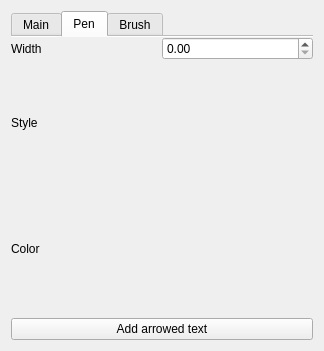
<?xml version="1.0" encoding="UTF-8"?>
<ui version="4.0">
 <class>EventControlWidget</class>
 <widget class="QWidget" name="EventControlWidget">
  <property name="geometry">
   <rect>
    <x>0</x>
    <y>0</y>
    <width>324</width>
    <height>351</height>
   </rect>
  </property>
  <property name="windowTitle">
   <string>Form</string>
  </property>
  <layout class="QVBoxLayout" name="verticalLayout">
   <item>
    <widget class="QTabWidget" name="tabWidget">
     <property name="currentIndex">
      <number>1</number>
     </property>
     <property name="documentMode">
      <bool>true</bool>
     </property>
     <widget class="QWidget" name="tab_5">
      <attribute name="title">
       <string>Main</string>
      </attribute>
      <layout class="QGridLayout" name="gridLayout_3">
       <property name="leftMargin">
        <number>0</number>
       </property>
       <property name="topMargin">
        <number>0</number>
       </property>
       <property name="rightMargin">
        <number>0</number>
       </property>
       <property name="bottomMargin">
        <number>0</number>
       </property>
       <property name="spacing">
        <number>0</number>
       </property>
       <item row="2" column="1">
        <widget class="QLineEdit" name="descriptionLineEdit"/>
       </item>
       <item row="0" column="0">
        <widget class="QLabel" name="label">
         <property name="text">
          <string>Name</string>
         </property>
        </widget>
       </item>
       <item row="1" column="0">
        <widget class="QLabel" name="label_2">
         <property name="text">
          <string>Time</string>
         </property>
        </widget>
       </item>
       <item row="0" column="1">
        <widget class="LineEditWithUnicodeDialog" name="nameLineEdit" native="true"/>
       </item>
       <item row="2" column="0">
        <widget class="QLabel" name="label_3">
         <property name="text">
          <string>Description</string>
         </property>
        </widget>
       </item>
       <item row="1" column="1">
        <widget class="QLineEdit" name="timeLineEdit"/>
       </item>
       <item row="3" column="0">
        <widget class="QLabel" name="label_7">
         <property name="text">
          <string>Label deviation</string>
         </property>
        </widget>
       </item>
       <item row="3" column="1">
        <widget class="QLineEdit" name="labelDeviationLineEdit"/>
       </item>
      </layout>
     </widget>
     <widget class="QWidget" name="tab_7">
      <attribute name="title">
       <string>Pen</string>
      </attribute>
      <layout class="QGridLayout" name="gridLayout">
       <property name="leftMargin">
        <number>0</number>
       </property>
       <property name="topMargin">
        <number>0</number>
       </property>
       <property name="rightMargin">
        <number>0</number>
       </property>
       <property name="bottomMargin">
        <number>0</number>
       </property>
       <property name="spacing">
        <number>0</number>
       </property>
       <item row="1" column="0">
        <widget class="QLabel" name="label_10">
         <property name="text">
          <string>Style</string>
         </property>
        </widget>
       </item>
       <item row="1" column="1">
        <widget class="AnyComboBox" name="penStyleComboBox" native="true"/>
       </item>
       <item row="0" column="0">
        <widget class="QLabel" name="label_9">
         <property name="text">
          <string>Width</string>
         </property>
        </widget>
       </item>
       <item row="0" column="1">
        <widget class="QDoubleSpinBox" name="penWidthSpinBox">
         <property name="singleStep">
          <double>0.200000000000000</double>
         </property>
        </widget>
       </item>
       <item row="2" column="0">
        <widget class="QLabel" name="label_11">
         <property name="text">
          <string>Color</string>
         </property>
        </widget>
       </item>
       <item row="2" column="1">
        <widget class="ColorChoiseWidget" name="penColorChoiceWidget" native="true"/>
       </item>
      </layout>
     </widget>
     <widget class="QWidget" name="tab_6">
      <attribute name="title">
       <string>Brush</string>
      </attribute>
      <layout class="QGridLayout" name="gridLayout_4">
       <property name="leftMargin">
        <number>0</number>
       </property>
       <property name="topMargin">
        <number>0</number>
       </property>
       <property name="rightMargin">
        <number>0</number>
       </property>
       <property name="bottomMargin">
        <number>0</number>
       </property>
       <property name="spacing">
        <number>0</number>
       </property>
       <item row="1" column="1">
        <widget class="ColorChoiseWidget" name="brushColorWidget" native="true"/>
       </item>
       <item row="0" column="0">
        <widget class="QLabel" name="label_4">
         <property name="text">
          <string>Brush style</string>
         </property>
        </widget>
       </item>
       <item row="2" column="0">
        <widget class="QLabel" name="label_6">
         <property name="text">
          <string>Brush basis</string>
         </property>
        </widget>
       </item>
       <item row="1" column="0">
        <widget class="QLabel" name="label_5">
         <property name="text">
          <string>Color</string>
         </property>
        </widget>
       </item>
       <item row="0" column="1">
        <widget class="AnyComboBox" name="brushStyleComboBox" native="true"/>
       </item>
       <item row="2" column="1">
        <widget class="AnyComboBox" name="brushBasisComboBox" native="true"/>
       </item>
       <item row="3" column="0">
        <widget class="QLabel" name="label_8">
         <property name="text">
          <string>Brush duration</string>
         </property>
        </widget>
       </item>
       <item row="3" column="1">
        <widget class="QLineEdit" name="brushDurationLineEdit"/>
       </item>
      </layout>
     </widget>
    </widget>
   </item>
   <item>
    <widget class="QPushButton" name="addArrowedTextPushButton">
     <property name="text">
      <string>Add arrowed text</string>
     </property>
    </widget>
   </item>
  </layout>
 </widget>
 <customwidgets>
  <customwidget>
   <class>AnyComboBox</class>
   <extends>QWidget</extends>
   <header location="global">commonWidgets/anycombobox.h</header>
   <container>1</container>
  </customwidget>
  <customwidget>
   <class>LineEditWithUnicodeDialog</class>
   <extends>QWidget</extends>
   <header>commonWidgets/lineeditwithunicodedialog.h</header>
   <container>1</container>
  </customwidget>
  <customwidget>
   <class>ColorChoiseWidget</class>
   <extends>QWidget</extends>
   <header location="global">commonWidgets/colorchoisewidget.h</header>
   <container>1</container>
  </customwidget>
 </customwidgets>
 <resources/>
 <connections/>
</ui>
